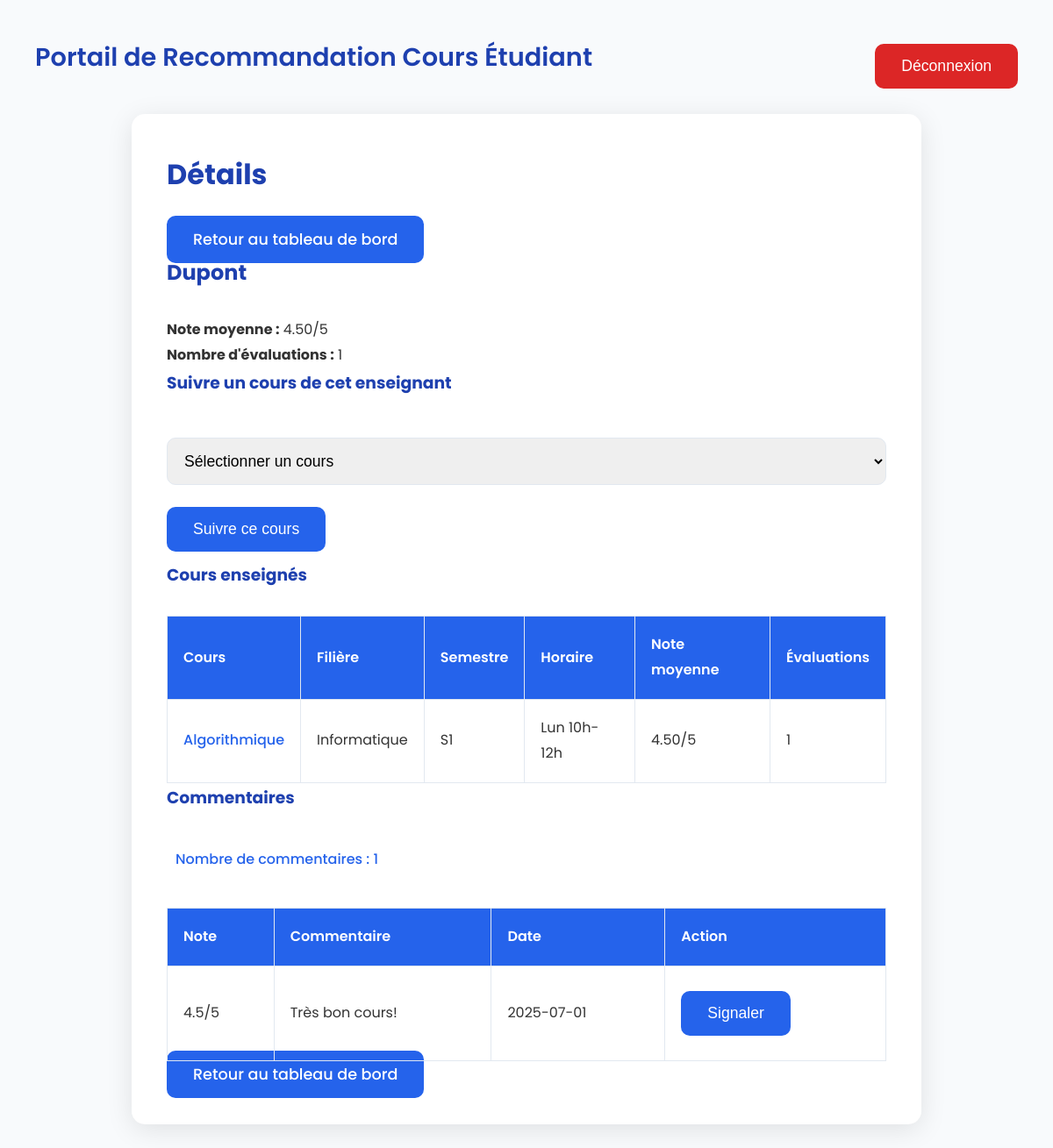
Screenshot of /details.php?id_enseignant=ENS001 (signed in) with the database file from the repository.
### tables this page shows
CREATE TABLE enseignant (
    id_enseignant VARCHAR(10) PRIMARY KEY,
    nom_enseignant VARCHAR(100) NOT NULL,
    mot_de_passe VARCHAR(255) NOT NULL,
    FOREIGN KEY (id_enseignant) REFERENCES utilisateur(id_utilisateur)
);

CREATE TABLE cours (
    id_cours VARCHAR(10) PRIMARY KEY,
    nom_cours VARCHAR(100) NOT NULL,
    id_enseignant VARCHAR(10) NOT NULL,
    filiere VARCHAR(50) NOT NULL,
    semestre VARCHAR(10) NOT NULL,
    horaire VARCHAR(50) NOT NULL,
    FOREIGN KEY (id_enseignant) REFERENCES enseignant(id_enseignant)
);

CREATE TABLE evaluation (
    id_evaluation INT AUTO_INCREMENT PRIMARY KEY,
    id_enseignant VARCHAR(10) NOT NULL,
    id_cours VARCHAR(10) NOT NULL,
    note DECIMAL(2,1) CHECK (note >= 0 AND note <= 5),
    commentaire TEXT,
    date_evaluation DATE NOT NULL,
    validee BOOLEAN DEFAULT 0,
    signale BOOLEAN DEFAULT 0,
    FOREIGN KEY (id_enseignant) REFERENCES enseignant(id_enseignant),
    FOREIGN KEY (id_cours) REFERENCES cours(id_cours)
);

### details.php (the view, shortened to what this page needs)
<?php
$servername = "localhost";
$username = "root";
$password = "";
$dbname = "portail_recommandations";
try {
    $conn = new PDO("mysql:host=$servername;dbname=$dbname", $username, $password);
    $conn->setAttribute(PDO::ATTR_ERRMODE, PDO::ERRMODE_EXCEPTION);
    $conn->exec("SET NAMES utf8mb4");
} catch (PDOException $e) {
    die("Erreur de connexion : " . $e->getMessage());
}
if (isset($_GET['id_cours'])) {
    $id_cours = $_GET['id_cours'];
    $sql = "
        SELECT c.nom_cours, c.filiere, c.semestre, c.horaire, e.nom_enseignant,
               COALESCE(AVG(ev.note), 0) as moyenne_note,
               COALESCE(COUNT(ev.id_evaluation), 0) as nombre_evaluations
        FROM cours c
        JOIN enseignant e ON c.id_enseignant = e.id_enseignant
        LEFT JOIN evaluation ev ON c.id_cours = ev.id_cours AND ev.validee = 1
        WHERE c.id_cours = :id_cours
        GROUP BY c.id_cours, c.nom_cours, c.filiere, c.semestre, c.horaire, e.nom_enseignant
    ";
    $stmt = $conn->prepare($sql);
    $stmt->bindParam(':id_cours', $id_cours);
    $stmt->execute();
    $cours = $stmt->fetch(PDO::FETCH_ASSOC);
    $sql = "
        SELECT ev.id_evaluation, ev.note, ev.commentaire, ev.date_evaluation, ev.signale
        FROM evaluation ev
        WHERE ev.id_cours = :id_cours AND ev.validee = 1
        ORDER BY ev.date_evaluation DESC
    ";
    $stmt = $conn->prepare($sql);
    $stmt->bindParam(':id_cours', $id_cours);
    $stmt->execute();
    $commentaires = $stmt->fetchAll(PDO::FETCH_ASSOC);
} else {
    $id_enseignant = $_GET['id_enseignant'];
    $sql = "
        SELECT e.nom_enseignant, COALESCE(AVG(ev.note), 0) as moyenne_note,
               COALESCE(COUNT(ev.id_evaluation), 0) as nombre_evaluations
        FROM enseignant e
        LEFT JOIN evaluation ev ON e.id_enseignant = ev.id_enseignant AND ev.validee = 1
        WHERE e.id_enseignant = :id_enseignant
        GROUP BY e.id_enseignant, e.nom_enseignant
    ";
    $stmt = $conn->prepare($sql);
    $stmt->bindParam(':id_enseignant', $id_enseignant);
    $stmt->execute();
    $enseignant = $stmt->fetch(PDO::FETCH_ASSOC);
    $sql = "
        SELECT c.id_cours, c.nom_cours, c.filiere, c.semestre, c.horaire,
               COALESCE(AVG(ev.note), 0) as moyenne_note,
               COALESCE(COUNT(ev.id_evaluation), 0) as nombre_evaluations
        FROM cours c
        LEFT JOIN evaluation ev ON c.id_cours = ev.id_cours AND ev.validee = 1
        WHERE c.id_enseignant = :id_enseignant
        GROUP BY c.id_cours, c.nom_cours, c.filiere, c.semestre, c.horaire
    ";
    $stmt = $conn->prepare($sql);
    $stmt->bindParam(':id_enseignant', $id_enseignant);
    $stmt->execute();
    $cours_enseignant = $stmt->fetchAll(PDO::FETCH_ASSOC);
    $sql = "
        SELECT ev.id_evaluation, ev.note, ev.commentaire, ev.date_evaluation, ev.signale, c.nom_cours
        FROM evaluation ev
        JOIN cours c ON ev.id_cours = c.id_cours
        WHERE ev.id_enseignant = :id_enseignant AND ev.validee = 1
        ORDER BY ev.date_evaluation DESC
    ";
    $stmt = $conn->prepare($sql);
    $stmt->bindParam(':id_enseignant', $id_enseignant);
    $stmt->execute();
    $commentaires = $stmt->fetchAll(PDO::FETCH_ASSOC);
}
?>
<!DOCTYPE html>
<html lang="fr">
<head>
    <link rel="stylesheet" href="assets/css/styles.css">
</head>
<body>
    <h1 class="site-title">Portail de Recommandation Cours Étudiant</h1>
    <button class="logout-btn" onclick="window.location.href='details.php?<?php echo isset($id_cours) ? 'id_cours=' . htmlspecialchars($id_cours) : 'id_enseignant=' . htmlspecialchars($id_enseignant); ?>&logout=true'">Déconnexion</button>
    <div class="details-container">
        <h1>Détails</h1>
        <a href="etudiant.php" class="back-btn">Retour au tableau de bord</a>
        <?php if (isset($cours)) { ?>
            <h2><?php echo htmlspecialchars($cours['nom_cours']); ?></h2>
            <p><strong>Enseignant :</strong> <?php echo htmlspecialchars($cours['nom_enseignant']); ?></p>
            <p><strong>Filière :</strong> <?php echo htmlspecialchars($cours['filiere']); ?></p>
            <p><strong>Semestre :</strong> <?php echo htmlspecialchars($cours['semestre']); ?></p>
            <p><strong>Horaire :</strong> <?php echo htmlspecialchars($cours['horaire']); ?></p>
            <p><strong>Note moyenne :</strong> <?php echo $cours['moyenne_note'] > 0 ? number_format($cours['moyenne_note'], 2) . '/5' : 'N/A'; ?></p>
            <p><strong>Nombre d'évaluations :</strong> <?php echo $cours['nombre_evaluations']; ?></p>
            <form action="details.php?id_cours=<?php echo htmlspecialchars($id_cours); ?>" method="POST">
                <input type="hidden" name="id_cours" value="<?php echo htmlspecialchars($id_cours); ?>">
                <input type="hidden" name="suivre_cours" value="1">
                <input type="submit" class="suivre-btn" value="Suivre ce cours">
            </form>
        <?php } else { ?>
            <h2><?php echo htmlspecialchars($enseignant['nom_enseignant']); ?></h2>
            <p><strong>Note moyenne :</strong> <?php echo $enseignant['moyenne_note'] > 0 ? number_format($enseignant['moyenne_note'], 2) . '/5' : 'N/A'; ?></p>
            <p><strong>Nombre d'évaluations :</strong> <?php echo $enseignant['nombre_evaluations']; ?></p>
            <h3>Suivre un cours de cet enseignant</h3>
            <?php if (count($cours_enseignant) > 0) { ?>
                <form action="details.php?id_enseignant=<?php echo htmlspecialchars($id_enseignant); ?>" method="POST">
                    <select name="id_cours" required>
                        <option value="">Sélectionner un cours</option>
                    </select>
                    <input type="submit" class="suivre-btn" value="Suivre ce cours">
                </form>
            <?php } else { ?>
                <p>Aucun cours disponible pour cet enseignant.</p>
            <?php } ?>
            <h3>Cours enseignés</h3>
            <?php if (count($cours_enseignant) > 0) { ?>
                <table>
                    <thead>
                        <tr>
                            <th>Cours</th>
                            <th>Filière</th>
                            <th>Semestre</th>
                            <th>Horaire</th>
                            <th>Note moyenne</th>
                            <th>Évaluations</th>
                        </tr>
                    </thead>
                    <tbody>
                        <?php foreach ($cours_enseignant as $c) { ?>
                            <tr>
                                <td><a href="details.php?id_cours=<?php echo htmlspecialchars($c['id_cours']); ?>"><?php echo htmlspecialchars($c['nom_cours']); ?></a></td>
                                <td><?php echo htmlspecialchars($c['filiere']); ?></td>
                                <td><?php echo htmlspecialchars($c['semestre']); ?></td>
                                <td><?php echo htmlspecialchars($c['horaire']); ?></td>
                                <td><?php echo $c['moyenne_note'] > 0 ? number_format($c['moyenne_note'], 2) . '/5' : 'N/A'; ?></td>
                                <td><?php echo $c['nombre_evaluations']; ?></td>
                            </tr>
                        <?php } ?>
                    </tbody>
                </table>
            <?php } else { ?>
                <p>Aucun cours enseigné par cet enseignant.</p>
            <?php } ?>
        <?php } ?>
        <h3>Commentaires</h3>
        <p class="debug">Nombre de commentaires : <?php echo count($commentaires); ?></p>
        <table>
            <thead>
                <tr>
                    <th>Note</th>
                    <th>Commentaire</th>
                    <th>Date</th>
                    <th>Action</th>
                </tr>
            </thead>
            <tbody>
                <?php if (count($commentaires) > 0) { ?>
                    <?php foreach ($commentaires as $comment) { ?>
                        <tr>
                            <td><?php echo htmlspecialchars($comment['note']); ?>/5</td>
                            <td><?php echo htmlspecialchars($comment['commentaire'] ?: 'Aucun commentaire'); ?></td>
                            <td><?php echo htmlspecialchars($comment['date_evaluation']); ?></td>
                            <td>
                                <?php if (!$comment['signale']) { ?>
                                    <form action="details.php?<?php echo isset($id_cours) ? 'id_cours=' . htmlspecialchars($id_cours) : 'id_enseignant=' . htmlspecialchars($id_enseignant); ?>" method="POST">
                                        <input type="submit" class="signal-btn" value="Signaler">
                                    </form>
                                <?php } else { ?>
                                    <span>Signalé</span>
                                <?php } ?>
                            </td>
                        </tr>
                    <?php } ?>
                <?php } else { ?>
                    <tr>
                        <td colspan="4">Aucun commentaire validé pour cette ressource.</td>
                    </tr>
                <?php } ?>
            </tbody>
        </table>
        <a href="etudiant.php" class="back-btn">Retour au tableau de bord</a>
    </div>
</body>
</html>

### assets/css/styles.css (style rules this page uses)
* { margin: 0; padding: 0; box-sizing: border-box; }
body { font-family: 'Poppins', Arial, sans-serif; background-color: #f8fafc; color: #333; margin: 0; padding: 30px; line-height: 1.8; }
.container, .eval-container, .table-container, .admin-container, .recherche-container, .details-container, .auth-container { margin: 100px auto 40px; width: 90%; max-width: 900px; background-color: #fff; padding: 40px; border-radius: 15px; box-shadow: 0 6px 30px rgba(0, 0, 0, 0.1); }
.site-title { position: absolute; top: 40px; left: 40px; font-size: 1.8rem; font-weight: 600; color: #1e40af; }
h1, h2, h3 { color: #1e40af; margin-bottom: 30px; }
a { color: #2563eb; text-decoration: none; font-weight: 500; transition: color 0.3s ease; }
button, .btn, .back-btn, .signal-btn, .suivre-btn, .action-btn, input[type="submit"] { background-color: #2563eb; color: #fff; padding: 15px 30px; border: none; border-radius: 10px; cursor: pointer; font-size: 1.1rem; font-weight: 500; transition: background-color 0.3s ease, transform 0.2s ease; margin: 10px 0; }
.logout-btn { position: absolute; top: 40px; right: 40px; background-color: #dc2626; padding: 15px 30px; }
table { width: 100%; border-collapse: collapse; margin-top: 30px; }
th, td { padding: 18px; border: 1px solid #e2e8f0; text-align: left; }
th { background-color: #2563eb; color: #fff; font-weight: 600; }
td a { display: inline-block; margin: 5px 0; }
select, input[type="number"], input[type="text"], input[type="password"], textarea, .search-input { width: 100%; padding: 15px; margin: 15px 0; border: 1px solid #e2e8f0; border-radius: 10px; font-size: 1.1rem; }
.debug { color: #2563eb; font-weight: 500; margin-bottom: 20px; padding: 10px; }

### rows the page displays
enseignant: nom_enseignant "Dupont"
cours: nom_cours "Algorithmique", filiere "Informatique", semestre "S1", horaire "Lun 10h-12h", moyenne_note "4.50", nombre_evaluations "1"
evaluation: note "4.5", commentaire "Très bon cours!", date_evaluation "2025-07-01"

### other values shown
$enseignant['moyenne_note'] "4.50"
$enseignant['nombre_evaluations'] "1"
count($commentaires) "1"
